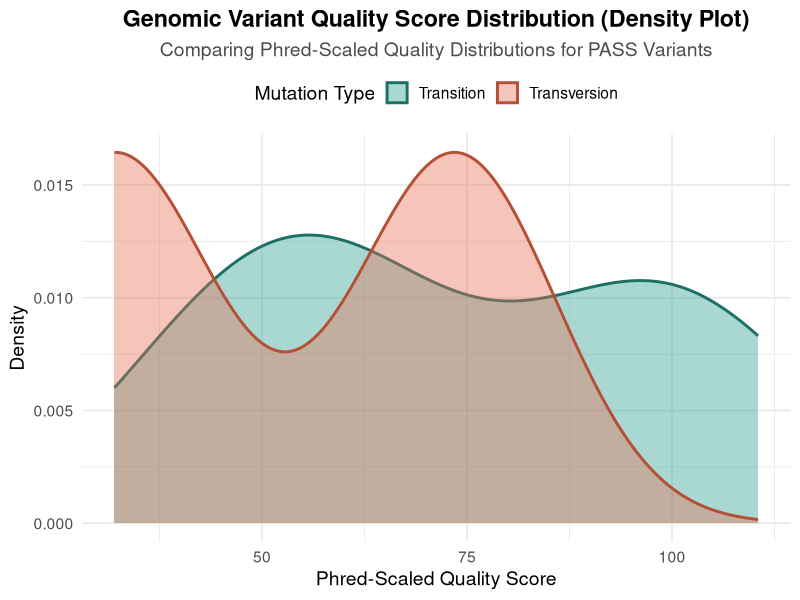

R code for this plot:
# 🧬 Advanced NGS Variant Data Visualization Script
# Developed by: Shrouq algarni

library(ggplot2)
library(dplyr)

# 1. Load the detailed genomic variant data
data <- read.csv("ngs_variants_data.csv")

# 2. Filter variants based on scientific quality standards
filtered_data <- data %>% filter(Quality >= 30 & Filter == "PASS")

# 3. Create a professional Density Plot for Quality Scores
ngs_density_plot <- ggplot(filtered_data, aes(x = Quality, fill = Mutation_Type, color = Mutation_Type)) +
  geom_density(alpha = 0.4, size = 1) +
  scale_fill_manual(values = c("Transition" = "#2a9d8f", "Transversion" = "#e76f51")) +
  scale_color_manual(values = c("Transition" = "#1d7066", "Transversion" = "#b54f36")) +
  labs(
    title = "Genomic Variant Quality Score Distribution (Density Plot)",
    subtitle = "Comparing Phred-Scaled Quality Distributions for PASS Variants",
    x = "Phred-Scaled Quality Score",
    y = "Density",
    fill = "Mutation Type",
    color = "Mutation Type"
  ) +
  theme_minimal(base_size = 14) +
  theme(
    plot.title = element_text(face = "bold", hjust = 0.5),
    plot.subtitle = element_text(hjust = 0.5, color = "gray30"),
    legend.position = "top"
  )

# 4. Save the high-resolution density figure
ggsave("ngs_variant_density_plot.png", plot = ngs_density_plot, width = 8, height = 6, dpi = 300)
print("Advanced Density Plot generated successfully as 'ngs_variant_density_plot.png'!")
